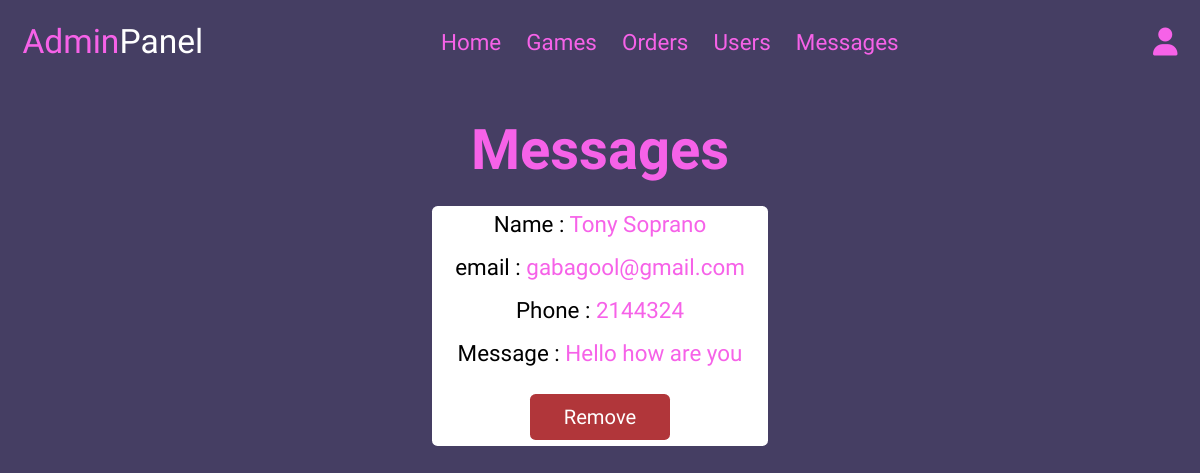
Page /adminContacts.php (signed in) on the committed database.
### tables this page shows
CREATE TABLE `message` (
  `id` int(100) NOT NULL,
  `user_id` int(100) NOT NULL,
  `name` varchar(100) NOT NULL,
  `email` varchar(100) NOT NULL,
  `number` varchar(15) NOT NULL,
  `message` varchar(500) NOT NULL
);

### adminContacts.php (the view, shortened to what this page needs)
<?php
include 'config.php';
?>
<!DOCTYPE html>
<html lang="en">
<head>
    <link rel="stylesheet" href="https://cdnjs.cloudflare.com/ajax/libs/font-awesome/6.1.2/css/all.min.css">
    <link rel="stylesheet" href="css/adminStylesheet.css">
</head>
<body>
    <header class="header">
        <div class="flex">
            <a href="adminPage.php" class="logo">Admin<span>Panel</span></a>
            <nav class="navbar">
                <a href="adminPage.php">Home</a>
                <a href="adminGames.php">Games</a>
                <a href="adminOrders.php">Orders</a>
                <a href="adminUsers.php">Users</a>
                <a href="adminContacts.php">Messages</a>
            </nav>
            <div class="icons">
                <div id="userBtn" class="fa-solid fa-user"></div>
            </div>
        </div>
    </header>
    <section class="messages">
        <h1 class="title">Messages</h1>
        <div class="boxContainer">
            <?php
            $select_message = mysqli_query($conn, "SELECT * FROM `message` ") or die('query failed');
            if (mysqli_num_rows($select_message) > 0) {
                while ($fetch_message = mysqli_fetch_assoc($select_message)) {
            ?>
                    <div class="box">
                        <p>Name : <span><?php echo $fetch_message['name']; ?></span></p>
                        <p>email : <span><?php echo $fetch_message['email']; ?></span></p>
                        <p>Phone : <span><?php echo $fetch_message['number']; ?></span></p>
                        <p>Message : <span><?php echo $fetch_message['message']; ?></span></p>
                        <a href="adminContacts.php?delete=<?php echo $fetch_message['id']; ?>" onclick="return confirm('Remove this message?');" class="delete-btn">Remove</a>
                    </div>
            <?php
                };
            } else {
                echo '<p class="empty">You have no Messages</p>';
            }
            ?>
        </div>
    </section>
</body>
</html>

### css/adminStylesheet.css (style rules this page uses)
* { font-family: 'Gentium Book Plus', serif; margin: 0; padding: 0; box-sizing: border-box; outline: none; border: none; text-decoration: none; transition: all .2s linear; }
html { font-size: 70%; overflow-x: hidden; }
body { background-color: #453e63; }
section { padding: 3rem 2rem; }
.title { text-align: center; margin-bottom: 2rem; color: #f662e8; font-size: 5rem; }
.delete-btn { display: inline-block; margin-top: 1rem; padding: 1rem 3rem; cursor: pointer; color: white; font-size: 1.8rem; border-radius: 0.5rem; background-color: #b1363a ; }
.header { position: sticky; top: 0; left: 0; right: 0; z-index: 1000; background: url(../images/footer.jpg); }
.header .flex { display: flex; align-items: center; padding: 2rem; justify-content: space-between; position: relative; max-width: 1200px; margin: 0 auto; }
.header .flex .logo { font-size: 3rem; color: #f662e8 ; }
.header .flex .logo span { color: white; }
.header .flex .navbar a { margin: 0 1rem; font-size: 2rem; color: #f662e8; }
.header .flex .icons div { margin-left: 1.5rem; font-size: 2.5rem; cursor: pointer; color: #f662e8; }
.messages .boxContainer { display: grid; grid-template-columns: repeat(auto-fit, 30rem); justify-content: center; gap: 1.5rem; max-width: 1200px; margin: 0 auto; align-items: flex-start; }
.messages .boxContainer .box { background-color:white; padding: 0.5rem; border-radius: 0.5rem; text-align: center; }
.messages .boxContainer .box p { padding-bottom: 1.5rem; font-size: 2rem; color: black; }
.messages .boxContainer .box p span { color:#f662e8; }

### rows in the picture
message: name "Tony Soprano", email "gabagool@gmail.com", number "2144324", message "Hello how are you"
